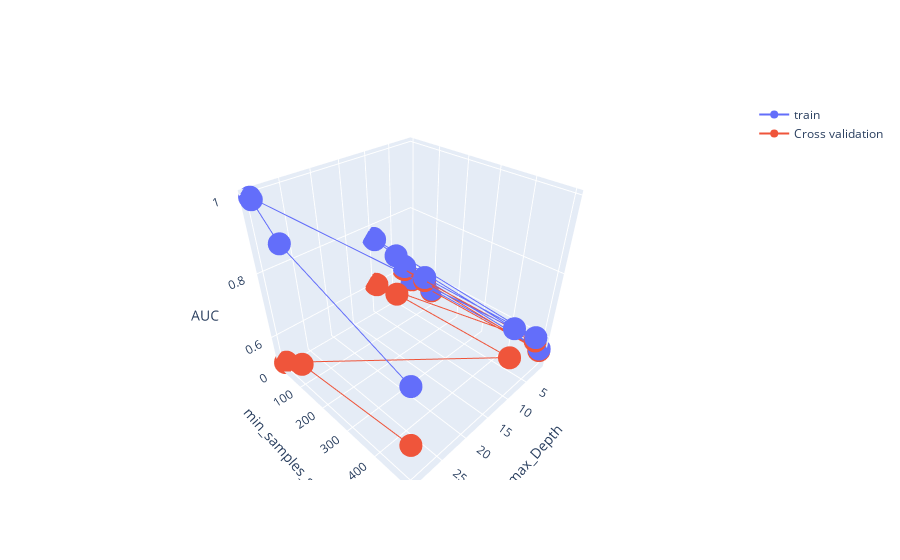

The code cell stored with this chart in its notebook:
### Code cell
z1 = results['mean_train_score'].values 
z2 = results['mean_test_score'].values 
trace1 = go.Scatter3d(x=max_depth_x,y=min_samples_split_y,z=z1, name = 'train')
trace2 = go.Scatter3d(x=max_depth_x,y=min_samples_split_y,z=z2, name = 'Cross validation')
data = [trace1, trace2]

layout = go.Layout(scene = dict(
        xaxis = dict(title='max_Depth'),
        yaxis = dict(title='min_samples_split'),
        zaxis = dict(title='AUC'),))

fig = go.Figure(data=data, layout=layout)
offline.iplot(fig, filename='3d-scatter-colorscale')

### Figure 1 — Plotly figure (JSON) as saved in the notebook; plotly's stock layout.template omitted (floating-point values rounded to 4 significant figures)
{"data": [{"name": "train", "type": "scatter3d", "x": [1, 1, 1, 1, 3, 3, 3, 3, 10, 10, 10, 10, 30, 30, 30, 30], "y": [5, 10, 100, 500, 5, 10, 100, 500, 5, 10, 100, 500, 5, 10, 100, 500], "z": [0.56, 0.56, 0.56, 0.56, 0.6207, 0.6207, 0.6207, 0.6207, 0.7654, 0.7633, 0.7474, 0.7202, 0.9956, 0.9912, 0.9191, 0.7851]}, {"name": "Cross validation", "type": "scatter3d", "x": [1, 1, 1, 1, 3, 3, 3, 3, 10, 10, 10, 10, 30, 30, 30, 30], "y": [5, 10, 100, 500, 5, 10, 100, 500, 5, 10, 100, 500, 5, 10, 100, 500], "z": [0.5539, 0.5539, 0.5539, 0.5539, 0.6093, 0.6093, 0.6093, 0.6093, 0.6074, 0.6078, 0.6176, 0.6293, 0.5096, 0.5146, 0.5677, 0.6159]}], "layout": {"scene": {"xaxis": {"title": {"text": "max_Depth"}}, "yaxis": {"title": {"text": "min_samples_split"}}, "zaxis": {"title": {"text": "AUC"}}}}}
